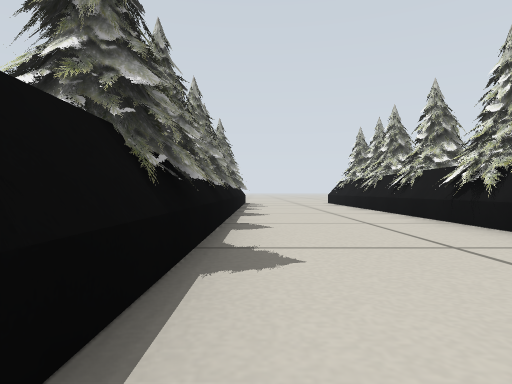
[1] (above)

16 first-person views from a walk through a robot-simulator world made for Gazebo. The camera is 0.21 m above the floor, looks level and sees 75° across. The lines on the ground mark 1 m squares. The floor is counted in squares, 0.5 m on a side. Each view is taken from the middle of a square. On the plan, view 1 faces up. The plan holds only what a view shows up to about 9 squares ahead; the rest is blank.

[2]
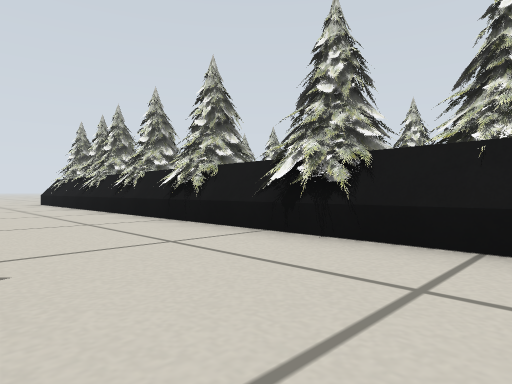

[3]
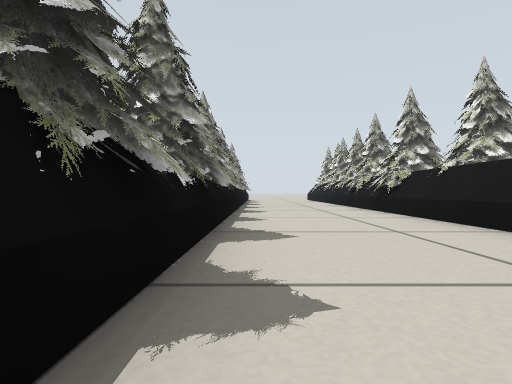

[4]
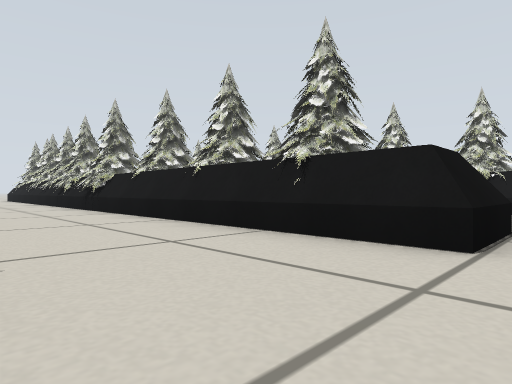

[5]
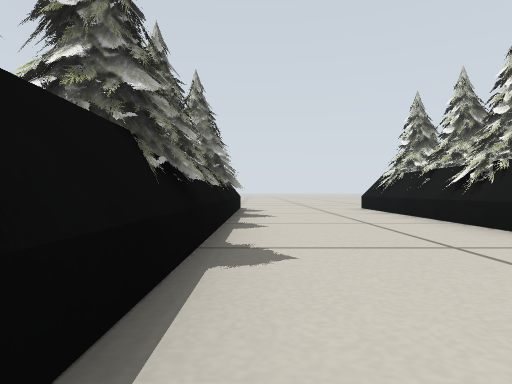

[6]
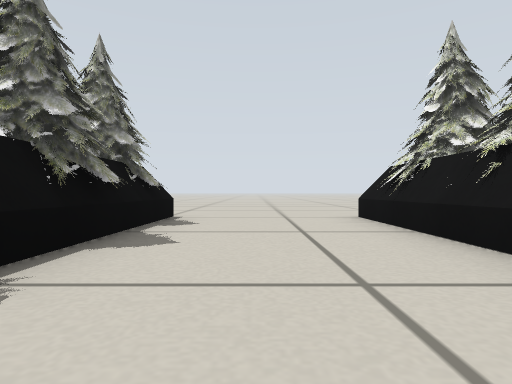

[7]
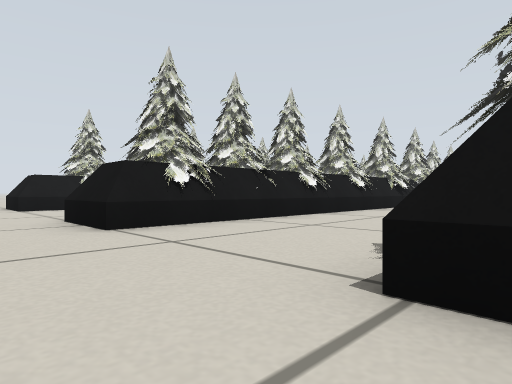

[8]
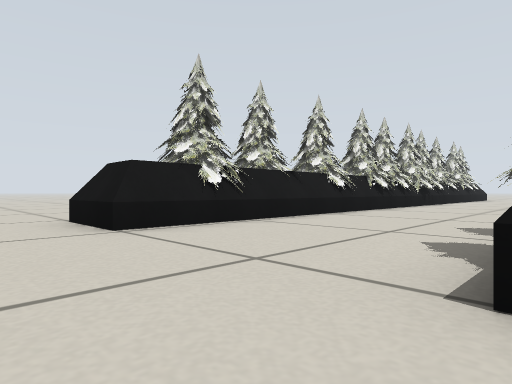

[9]
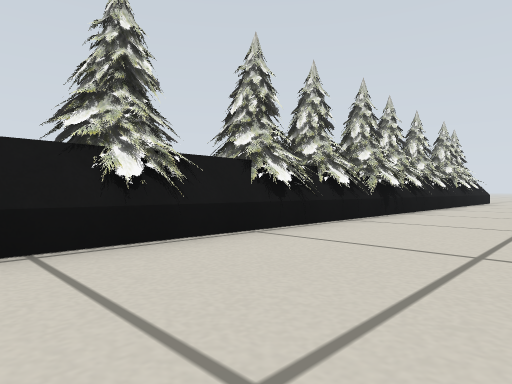

[10]
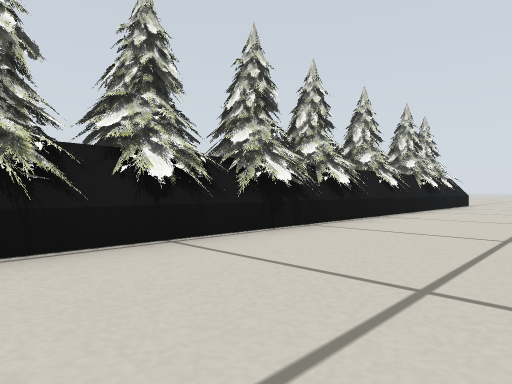

[11]
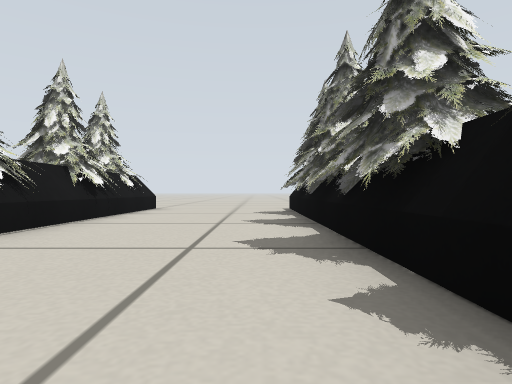

[12]
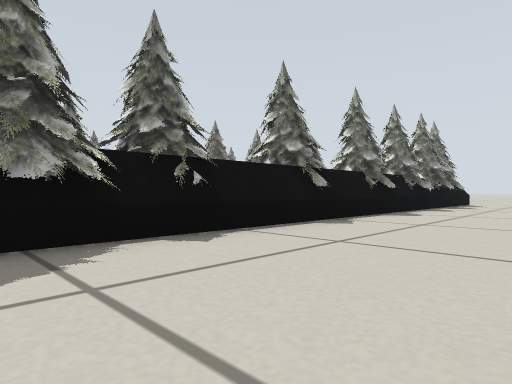

[13]
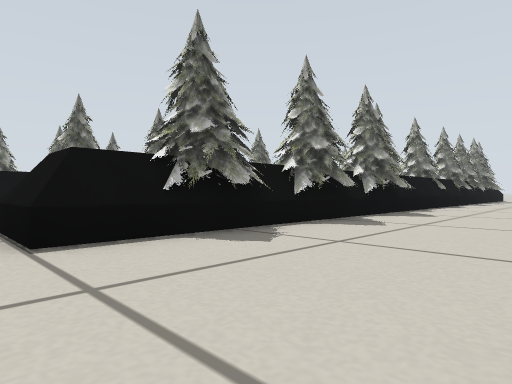

[14]
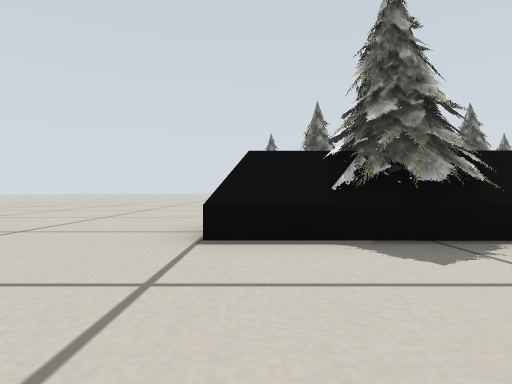

[15]
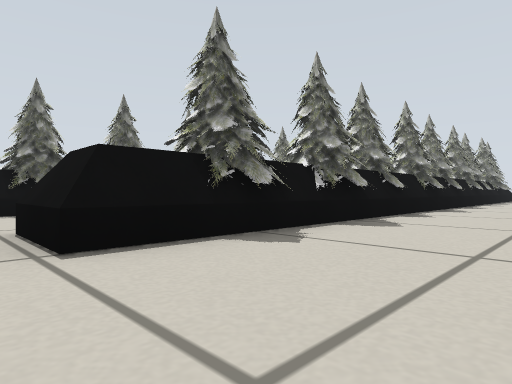

[16]
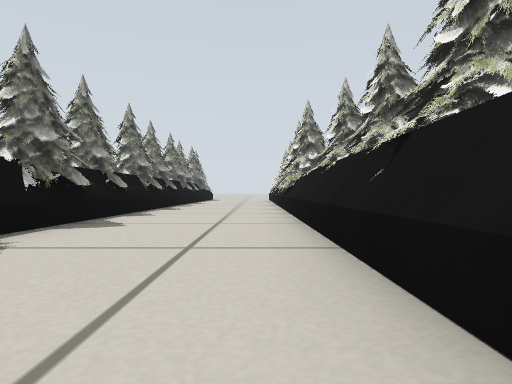

### Floor plan
Points are (right, up) in squares from view 1. A wall is a line through its corners. A room is listed if a view was taken in it or the views show most of it. See-through windows are left out.
Room 1 (views 1, 2, 3, 4, 5, 6, 15, 16)
walls: (-0.7, 2.7) (-0.7, 0.8); (2.9, 5) (2.9, 12.4); (2.9, 1.8) (2.9, 4.9); (-0.7, 6.4) (-0.7, 4.8); (-0.7, 0.3) (-0.7, -0.7); (-0.7, -1.1) (-0.7, -3.1); (-0.6, 10.1) (-0.6, 9.1); (-0.7, -3.2) (-0.7, -5.2); (-0.6, 11.8) (-0.6, 10.9); (-0.4, 12.6) (-0.5, -5.2); (2.6, -5.2) (2.7, 12.4); (2.9, -5.2) (2.9, 1.7)
ways out: opening at (-1.5, -6.5) to room 2; opening at (-1.5, 13.5) to room 2; opening at (3.5, -6.5) to room 3; opening at (3.5, 13.5) to room 3
Room 2 (view 7)
walls: (-5.1, -4.4) (-5.1, -5.2); (-5, -4.5) (-5, -5.2); (-0.9, 12.6) (-0.4, 12.6); (-0.7, -5.2) (-1.9, -5.2); (-0.7, -5.4) (-2, -5.4)
ways out: opening at (-1.5, -6.5) to room 1; opening at (-1.5, 13.5) to room 1
Room 3 (views 8, 9, 10, 11, 12, 13, 14)
walls: (4, 4.3) (3.9, -0.5); (4, 6.2) (4, 4.5); (4, 8.2) (4, 7.2); (3.9, -1) (3.9, -1.6); (4.2, 10) (4.2, -5.2); (3.9, -2) (3.9, -3.2); (3.9, -3.3) (3.9, -5.2) (2.9, -5.2); (7.8, -4.1) (7.8, 12.4); (2.9, 12.4) (4.1, 12.4); (2.9, 12.6) (4.3, 12.6); (7.7, -5.4) (7.8, -4.5); (7.5, -5.5) (7.6, 12.4); (3.9, -5.4) (2.9, -5.4)
ways out: opening at (3.5, -6.5) to room 1; opening at (3.5, 13.5) to room 1; opening at (8.5, 13.5)

Positions as (right, up) in squares from view 1, and headings:
1: (0, 0), facing up
2: (0, 0), facing up-right
3: (0, -5), facing up
4: (0, -6), facing up-right
5: (0, 4), facing up
6: (1, 7), facing up
7: (-1, 14), facing down-right
8: (4, 14), facing down-right
9: (5, 9), facing down-right
10: (5, 6), facing down-right
11: (5, 3), facing down
12: (7, 0), facing up-left
13: (7, -6), facing up-left
14: (7, -5), facing left
15: (2, -6), facing up-left
16: (2, -6), facing up
